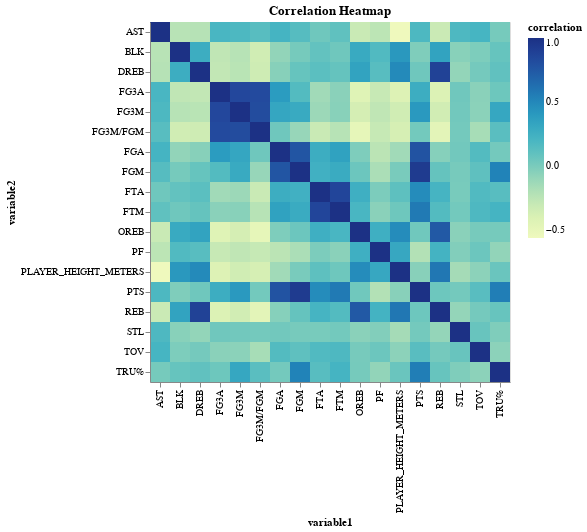

The code cell stored with this chart in its notebook:
### Code cell
# Create a heatmap for CORR between different metrics
import altair as alt
import pandas as pd

# Select the columns you want to check for correlation
selected_columns = ['PLAYER_HEIGHT_METERS', 'FGM', 'FGA', 'FG3M', 'FG3A', 'FTM', 'FTA', 
                    'OREB', 'DREB', 'REB', 'AST', 'STL', 'BLK', 'TOV', 'PF', 'PTS', 'FG3M/FGM', 'TRU%']

# Create a correlation matrix
correlation_matrix = df_100pos[selected_columns].corr()

# Convert correlation matrix to tidy format
correlation_tidy = correlation_matrix.stack().reset_index()
correlation_tidy.columns = ['variable1', 'variable2', 'correlation']

# Create heatmap
heatmap = alt.Chart(correlation_tidy).mark_rect().encode(
    x='variable1:O',
    y='variable2:O',
    color='correlation:Q'
).properties(
    title='Correlation Heatmap'
)

# Display heatmap
heatmap

### Figure 1 — Vega-Lite specification as saved in the notebook (floating-point values rounded to 4 significant figures; data arrays with more than 128 entries replaced by an {"elided": "..."} marker saying what was removed)
{"config": {"view": {"continuousWidth": 300, "continuousHeight": 300}}, "data": {"name": "data-e151eda09a1d0dad32ac96f1e864958f"}, "mark": {"type": "rect"}, "encoding": {"color": {"field": "correlation", "type": "quantitative"}, "x": {"field": "variable1", "type": "ordinal"}, "y": {"field": "variable2", "type": "ordinal"}}, "title": "Correlation Heatmap", "$schema": "https://vega.github.io/schema/vega-lite/v5.8.0.json", "datasets": {"data-e151eda09a1d0dad32ac96f1e864958f": {"elided": "324 records"}}}
